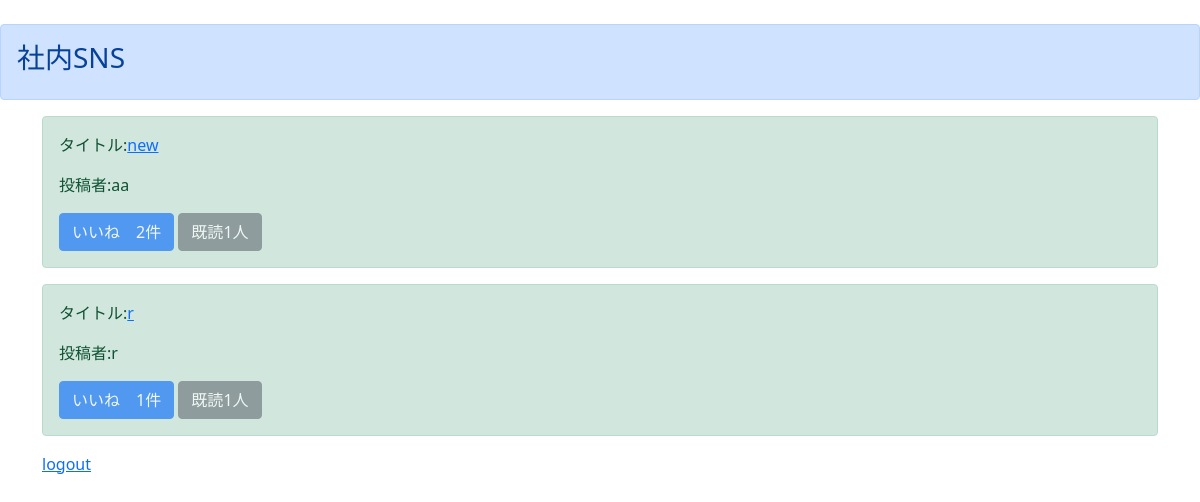
The page /list/ (signed in) on the database as committed earlier.
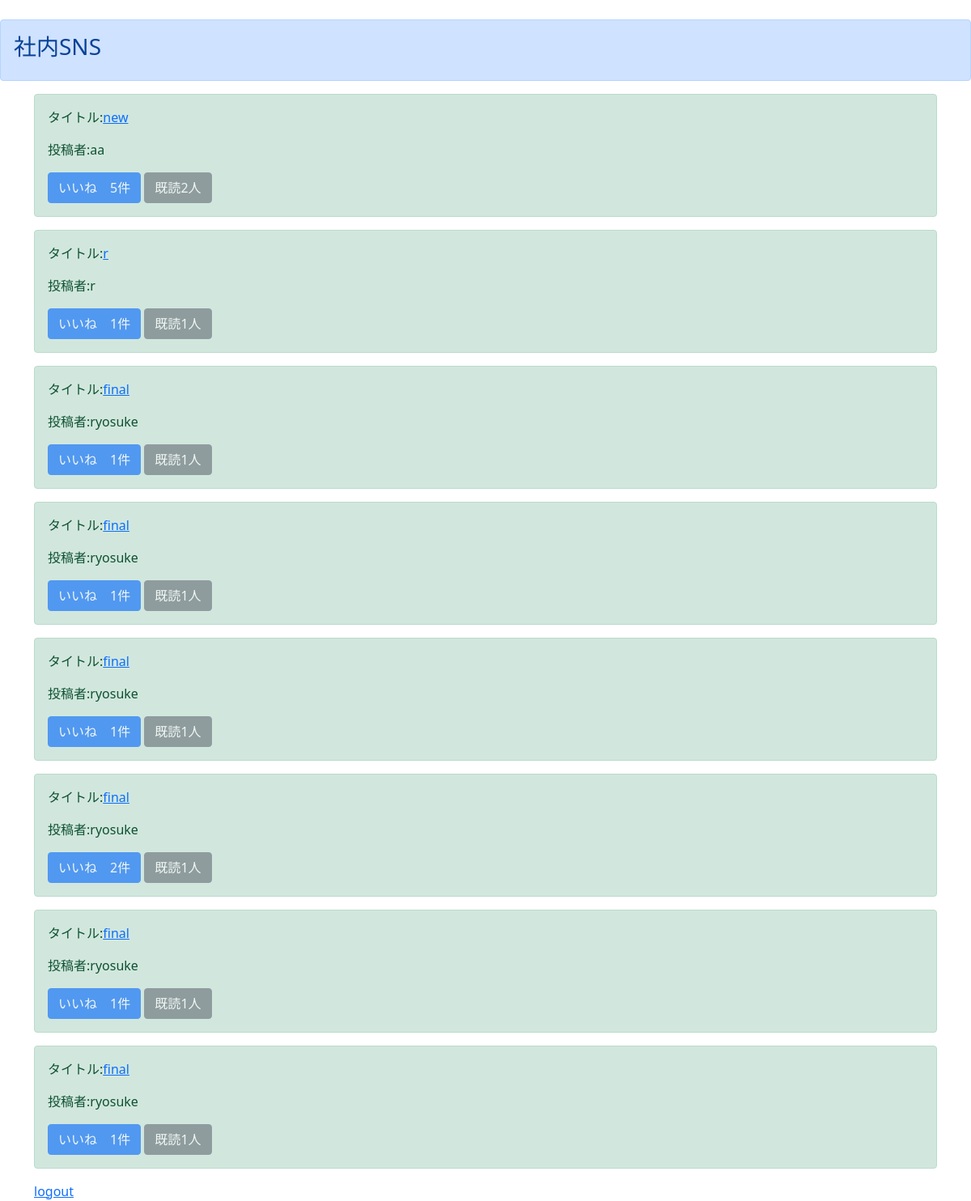
The same page on the database as committed later.
### boardapp/models.py (models this page shows)
class BoardModel(models.Model):
    title = models.CharField(max_length=100)
    content = models.TextField()
    author = models.CharField(max_length=50)
    snsimage = models.ImageField(upload_to='')
    good = models.IntegerField(null=True, blank=True,default=1)
    read = models.IntegerField(null=True, blank=True,default=1)
    readtext = models.TextField(null=True, blank=True,default='a')

### boardapp/views.py (the view)
# urls.py: path('list/',listfunc ,name='list'),
def listfunc(request):
    object_list = BoardModel.objects.all()
    return render(request,'list.html',{'object_list':object_list})

### templates/list.html
{% extends 'base.html' %}
{% block header %}
<div class="alert alert-primary" role="alert">
    <h3>社内SNS</h3>
</div>
{% endblock header %}
{% block content %}
{% if user.is_authenticated %}
<div class="container">
    {% for item in object_list %}
    <div class="alert alert-success" role="alert">
        <p>タイトル:<a href="{% url 'detail' item.pk %}">{{ item.title}}<a/></p>
        <p>投稿者:{{ item.author}}</p>
        <a href="#" class="btn btn-primary disabled"  tabindex="-1" role="button" aria-disabled="true">いいね　{{item.good}}件</a>
        <a href="#" class="btn btn-secondary  disabled"  tabindex="-1" role="button" aria-disabled="true">既読{{item.read}}人</a>
    </div>
    {% endfor %}
    <a href="{% url 'logout'%}" >logout</a>
{% else %}
please log in
{% endif %}
</div>
{% endblock content %}

### templates/base.html (shortened to what this page needs)
<!doctype html>
<html lang="en">
<head>
  <link href="https://cdn.jsdelivr.net/npm/bootstrap@5.0.0-beta1/dist/css/bootstrap.min.css" rel="stylesheet"
>
</head>
  {% block header %}
  {% endblock header %}
  {% block content %}
  {% endblock content %}
</html>

Rows that differ between the two databases and show on the page:
changed BoardModel "new": good "2" → "5"; read "1" → "2"
added BoardModel: title "final", author "ryosuke", good "1", read "1"
added BoardModel: title "final", author "ryosuke", good "1", read "1"
added BoardModel: title "final", author "ryosuke", good "1", read "1"
added BoardModel: title "final", author "ryosuke", good "2", read "1"
added BoardModel: title "final", author "ryosuke", good "1", read "1"
added BoardModel: title "final", author "ryosuke", good "1", read "1"
